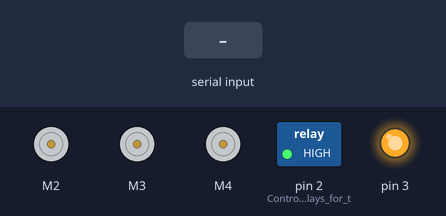
This sketch was run on a simulated Arduino Uno, built with avr-gcc and run on an emulated ATmega328P. On the bench: 3 × DC motor (green arrow = forward, orange = backward, longer = faster), switched loads named in the sketch (green lamp = pin HIGH), output pins drawn as LEDs (lit = HIGH). The test bench sets the inputs (shaded band).

Above: at 1.2 s.
1.3 s: "H" received over Serial
At 2.0 s:
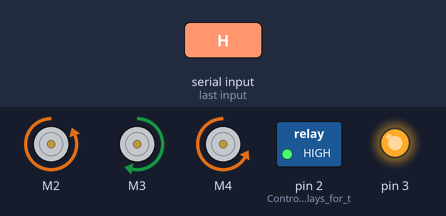
Timing chart, 0 to 7.8 s (numbered marks = the images above; inputs shaded):
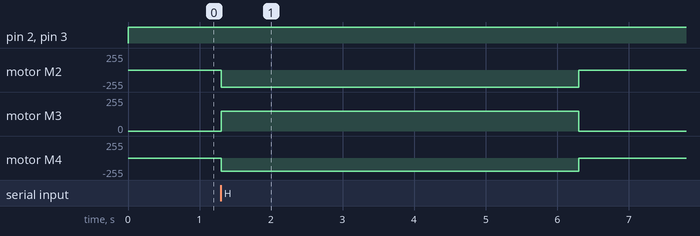

The sketch:

final_i2r.ino
```cpp
#include <Wire.h>
#include <Adafruit_MotorShield.h>
#include "utility/Adafruit_MS_PWMServoDriver.h"

Adafruit_MotorShield AFMS = Adafruit_MotorShield();
Adafruit_DCMotor *M1 = AFMS.getMotor(1);
Adafruit_DCMotor *M2 = AFMS.getMotor(2);
Adafruit_DCMotor *M3 = AFMS.getMotor(3);
Adafruit_DCMotor *M4 = AFMS.getMotor(4);

void setup() {
  Serial.begin(9600); // Start serial communication at 9600 baud
  AFMS.begin();
  M2->setSpeed(255);
  M3->setSpeed(150);
  M4->setSpeed(200);

  pinMode(2, OUTPUT); //Controls the relays for the laser
  pinMode(3, OUTPUT);
}

void loop() {
  if (Serial.available() > 0) {
    char command = Serial.read(); // Reads incoming commands from the Python script

    // Execute the command
    switch (command) {
      case 'H':  // Case for deploying the robot
        M2->run(BACKWARD);// right
        M4->run(BACKWARD);//up
        M3->run(FORWARD);//up
        delay(5000);
        M2->run(RELEASE);// right
        M4->run(RELEASE);//up
        M3->run(RELEASE);//up
        break;
      case 'B':  // Case for folding down the robot
        M2->run(FORWARD);// right
        M4->run(FORWARD);//up
        M3->run(BACKWARD);//up
        delay(3000);
        M2->run(RELEASE);// right
        M4->run(RELEASE);//up
        M3->run(RELEASE);//up
        break;
      case 'R': // Rotate base to the right
        M2->run(FORWARD);
        break;
      case 'L': // Rotate base to the left
        M2->run(BACKWARD);
        break;
      case 'U': // Move the arm up
        M4->run(BACKWARD);
        M3->run(FORWARD);
        break;
      case 'D': // Move the arm down
        M4->run(FORWARD);
        M3->run(BACKWARD);
        break;
      case 'S': // Stops the movement of the motors
        M2->run(RELEASE);
        M4->run(RELEASE);
        M3->run(RELEASE);
        break;
      case 'X':
        digitalWrite(2,LOW); // Turns on the laser only when X is sent over serial
        digitalWrite(3,LOW);
        delay(2000);
        break;
      case 'K':
        M4->run(BACKWARD);
        break;

      case 'J':
        M4->run(FORWARD);
        break;

      case 'O':
        M3->run(BACKWARD);
        break;

      case 'P':
        M3->run(FORWARD);
        break;

      default:
        digitalWrite(2,HIGH); // Keeps the relay/laser off otherwise
        digitalWrite(3,HIGH);

    }
  }
  else{
    digitalWrite(2,HIGH);
    digitalWrite(3,HIGH);
  }

}
```

Measured:
- after the input at 1.3 s, motor M2: stopped → backward 255/255 at once, → stopped 5.0 s later; motor M3: stopped → forward 150/255 at once, → stopped 5.0 s later; motor M4: stopped → backward 200/255 at once, → stopped 5.0 s later
